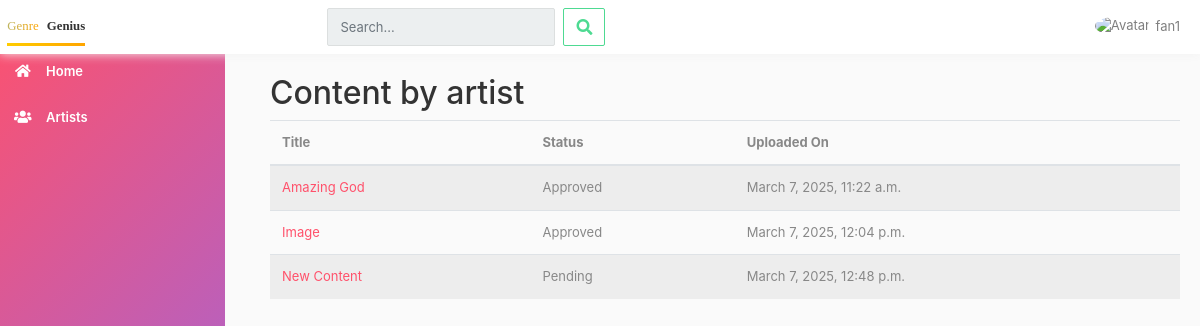
/users/artists/2/ (signed in), run on the app's committed database.
### users/models.py (models this page shows, shortened)
class CustomUser(AbstractUser):
    role = models.CharField(max_length=10, choices=Role.CHOICES, default=Role.FAN)
    phone_number = models.CharField(max_length=15, unique=True, null=True, blank=True)
    profile_picture = models.ImageField(upload_to='profile_pictures/', null=True, blank=True)
    bio = models.TextField(null=True, blank=True)
    subscription_expiry = models.DateField(null=True, blank=True)
    wants_to_participate = models.BooleanField(default=False)

### content/models.py (models this page shows, shortened)
class Content(models.Model):
    CATEGORY_CHOICES = [
        ('music', 'Music'),
        ('video', 'Video'),
        ('art', 'Art'),
        ('fashion', 'Fashion'),
        ('other', 'Other'),
    ]
    title = models.CharField(max_length=255)
    genre = models.ForeignKey(Genre, on_delete=models.CASCADE, related_name="contents", null=True, blank=True)
    description = models.TextField(blank=True, null=True)
    file = models.FileField(upload_to='content/')
    thumbnail = models.ImageField(upload_to='thumbnails/', blank=True, null=True)  # New field
    upload_date = models.DateTimeField(auto_now_add=True)
    artist = models.ForeignKey(
        settings.AUTH_USER_MODEL,
        on_delete=models.CASCADE,
        related_name='content'
    )
    is_approved_for_voting = models.BooleanField(default=False)  # New field for voting approval
    is_approved = models.BooleanField(default=False)  # Approval status for admin
    views = models.PositiveIntegerField(default=0)  # Tracks view count
    tags = TaggableManager()  # Tags for content (e.g., music, dance, drama)

### users/views.py (the view)
# urls.py: path('artists/<int:artist_id>/', views.artist_content, name='artist_content'),
@login_required
def artist_content(request, artist_id):
    artist = get_object_or_404(CustomUser, id=artist_id, role=Role.ARTIST)
    artist_content = Content.objects.filter(artist=artist)
    context = {
        'artist': artist,
        'artist_content': artist_content,
    }
    return render(request, 'users/artist_content.html', context)

### users/templates/users/artist_content.html (shortened to what this page needs)
{% extends "includes/base.html" %}
{% block content %}
<div class="right_col" role="main">
  <div class="row">
    <div class="col-md-12 col-sm-12 col-xs-12">
      <div class="x_panel">
        <div class="x_title">
          <h2>Content by {{ artist.username }}</h2>
        </div>
        <div class="x_content">
          <table class="table table-striped">
            <thead>
              <tr>
                <th>Title</th>
                <th>Status</th>
                <th>Uploaded On</th>
              </tr>
            </thead>
            <tbody>
              {% for content in artist_content %}
                <tr>
                  <td>
                    <a href="{% url 'content_detail' content.id %}">{{ content.title }}</a>
                  </td>
                  <td>
                    {% if content.is_approved %}
                      <span class="label label-success">Approved</span>
                    {% else %}
                      <span class="label label-warning">Pending</span>
                    {% endif %}
                  </td>
                  <td>{{ content.upload_date }}</td>
                </tr>
              {% empty %}
                <tr>
                  <td colspan="3" class="text-center">No content found.</td>
                </tr>
              {% endfor %}
            </tbody>
          </table>
        </div>
      </div>
    </div>
  </div>
</div>
{% endblock %}

### templates/includes/base.html (shortened to what this page needs)
{% load static %}
<!DOCTYPE html>
<html lang="en">
  <head>
    <link
      href="{% static 'vendor/bootstrap/css/bootstrap.min.css' %}"
      rel="stylesheet"
    />
    <link
      href="{% static 'vendor/fontawesome-free/css/all.min.css' %}"
      rel="stylesheet"
    />
    <link href="{% static 'css/styles.css' %}" rel="stylesheet" />
    <link
      rel="stylesheet"
      href="{% static 'vendor/owl-carousel/owl.carousel.css' %}"
    />
    <link
      rel="stylesheet"
      href="{% static 'vendor/owl-carousel/owl.theme.css' %}"
    />
  </head>
  <body id="page-top">
    {% if user.is_authenticated %}
    <nav
      class="navbar navbar-expand-lg navbar-light bg-white static-top osahan-nav sticky-top"
    >
      <a
        class="navbar-brand mr-1"
        href="{% url 'content_list' %}"
        style="
          font-family: 'Pacifico', cursive;
          font-size: 0.8rem;
          font-weight: 400;
          color: #333;
          position: relative;
        "
      >
        <span
          style="
            background: linear-gradient(
              90deg,
              rgba(150, 138, 8, 0.64),
              #ffa500
            );
            -webkit-background-clip: text;
            color: transparent;
          "
          >Genre</span
        >
        <span style="color: #333; font-weight: 700; margin-left: 5px"
          >Genius</span
        >
        <span
          style="
            position: absolute;
            bottom: -5px;
            left: 0;
            width: 100%;
            height: 3px;
            background: linear-gradient(90deg, #ffcc00, #ffa500);
          "
        ></span>
      </a>
      <div class="collapse navbar-collapse" id="navbarNav">
<form class="form-inline my-2 my-lg-0 mx-auto" method="GET" action="{% url 'search_results' %}">
  <input class="form-control mr-sm-2 w-90 w-md-75 w-lg-100" type="search" name="q" placeholder="Search..." aria-label="Search" required>
  <button class="btn btn-outline-success my-2 my-sm-0" type="submit">
      <i class="fas fa-search"></i>
  </button>
</form>
        <ul class="navbar-nav ml-auto osahan-right-navbar">
          <li class="nav-item dropdown no-arrow osahan-right-navbar-user">
            <a
              class="nav-link dropdown-toggle user-dropdown-link"
              href="#"
              id="userDropdown"
              role="button"
              data-toggle="dropdown"
              aria-haspopup="true"
              aria-expanded="false"
            >
              <img
                alt="Avatar"
                src="{% if user.profile_picture %}{{ user.profile_picture.url }}{% else %}{% static 'img/default-profile.png' %}{% endif %}"
                class="rounded-circle"
                width="30"
                height="30"
              />
              {{ user.username }}
            </a>
          </li>
        </ul>
      </div>
    </nav>
    <div id="wrapper">
      <ul class="sidebar navbar-nav pt-5 d-none d-lg-block">
        <li class="nav-item">
          <a class="nav-link" href="{% url 'content_list' %}">
            <i class="fas fa-fw fa-home"></i>
            <span>Home</span>
          </a>
        </li>
        <li class="nav-item">
          <a class="nav-link" href="{% url 'artist_list' %}">
            <i class="fas fa-fw fa-users"></i>
            <span>Artists</span>
          </a>
        </li>
      </ul>
      {% endif %}
      <div class="content-wrapper">{% block content %}{% endblock %}</div>
    </div>
  </body>
</html>

### static/css/styles.css (style rules this page uses)
html { position: relative; min-height: 100%; }
body { background-color: #fafafa; color: #888; font-size: 13px; height: 100%; }
#wrapper { display: -webkit-box; display: -ms-flexbox; display: flex; }
.navbar-nav .nav-item.dropdown .dropdown-toggle::after { width: 1rem; text-align: center; float: right; vertical-align: 0; border: 0; font-weight: 900; content: '\f105'; font-family: 'Font Awesome 5 Free'; }
.navbar-nav .nav-item.dropdown.no-arrow .dropdown-toggle::after { display: none; }
.sidebar { width: 90px !important; background: #ff516b; background: -moz-linear-gradient(-45deg, #ff516b 0%, #826cfd 100%); background: -webkit-linear-gradient(-45deg, #ff516b 0%,#826cfd 100%); background: linear-gradient(135deg, #ff516b 0%,#826cfd 100%); filter: progid:DXImageTransform.Microsoft.gradient( startColorstr='#ff516b', endColorstr='#826cfd',GradientType=1 ); min-height: 100%; z-index: 9; padding: 2px 0; position: fixed; }
.sidebar .nav-item:last-child { margin-bottom: 1rem; }
.sidebar .nav-item .nav-link { font-size: 14px; padding: 12px 14px !important; text-align: center; width: 90px; font-weight: 600; }
.sidebar .nav-item .nav-link .fas { color: #ffffff; }
.sidebar .nav-item .nav-link span { display: inline; font-size: 14px; margin: 0 0 0 11px; }
.sidebar .nav-item .nav-link { color: #ffffff; }
@media (min-width: 768px) { .sidebar { height: 100%; overflow: auto; position: fixed; width: 225px !important; } }
@media (min-width: 768px) { .sidebar .nav-item .nav-link { display: block; width: 100%; text-align: left; padding: 1rem; width: 225px; } }
@media (min-width: 768px) { .sidebar .nav-item .nav-link span { display: inline; font-size: 13px; margin: 0 0 0 11px; } }
:root { --input-padding-x: 0.75rem; --input-padding-y: 0.75rem; }
.sticky-top { position: sticky; top: 0; z-index: 99; }
.osahan-nav { box-shadow: 0 0 10px #f2f2f2; padding: 0; }
.osahan-right-navbar .nav-link { padding: 17px 13px !important; position: relative; }
.osahan-right-navbar { margin: 0 7px 0 0; }
.user-dropdown-link img { border-radius: 50px; height: 30px; margin: -9px 2px -6px 0; width: 30px; }
.btn-outline-success { border-color: #4eda92; color: #4eda92; }
.form-control { background: #eceff0 none repeat scroll 0 0; border-color: #dcdfdf; border-radius: 2px; font-size: 13px; }
a { color: #ff516b; text-decoration: none !important; }
.btn { border-radius: 2px; }
a:hover, h1, h2, h3, h4, h5, h6 { color: #333; }

### templates/includes/base.html (style rules this page uses)
#wrapper { display: flex; }
.sidebar { width: 250px; position: fixed; top: 0; left: 0; height: 100vh; z-index: 1000; background: #343a40; }
.content-wrapper { margin-left: 250px; width: calc(100% - 250px); padding: 20px; transition: 0.3s; }

### data on the page
CustomUser: username "fan1"
CustomUser: username "artist"
Content: title "Amazing God", is_approved "Approved", upload_date "March 7, 2025, 11:22 a.m."
Content: title "Image", is_approved "Approved", upload_date "March 7, 2025, 12:04 p.m."
Content: title "New Content", is_approved "Pending", upload_date "March 7, 2025, 12:48 p.m."
